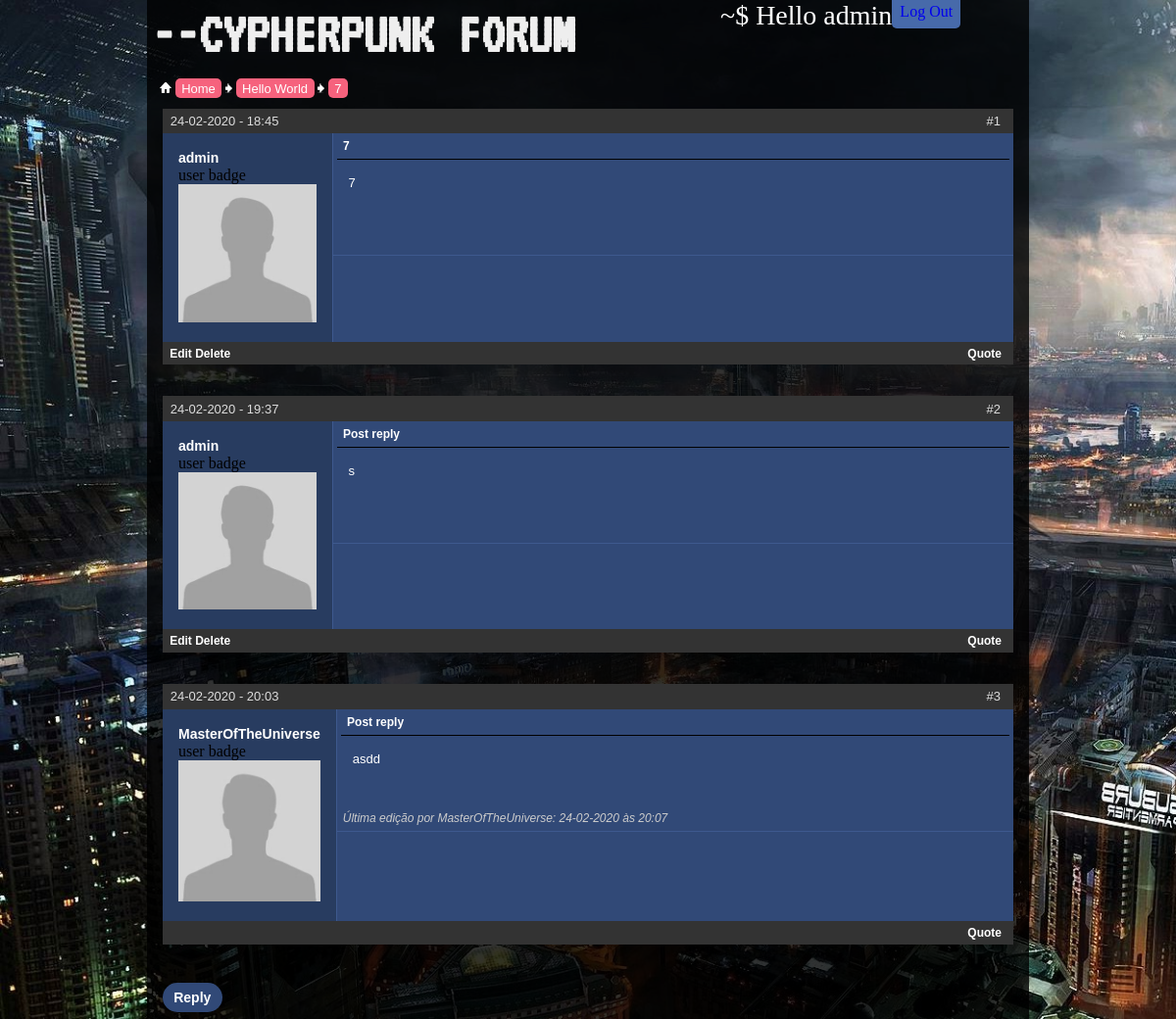
/Second/4/threads/40 (signed in), run on the app's committed database.
### forumapp/models/models.py (models this page shows, shortened)
class User(db.Model, UserMixin):
    id = db.Column(db.Integer, primary_key=True)
    username = db.Column(db.String(20), unique=True, nullable=False)
    password = db.Column(db.String(60), nullable=False)
    posts = db.relationship('Post', backref='author')
    threads = db.relationship('Thread', backref='author')
    permission_level = db.Column(db.Integer, default=0)
    post_signature = db.Column(db.Text(200))
    profile_pic = db.Column(db.String(60), default='default.jpg')

class SubCategory(db.Model):
    id = db.Column(db.Integer, primary_key=True)
    title = db.Column(db.String(40), nullable=False)
    desc = db.Column(db.String(200), nullable=False)
    parent_id = db.Column(db.Integer, db.ForeignKey('category.id'))
    threads = db.relationship('Thread', backref='parent')

class Thread(db.Model):
    id = db.Column(db.Integer, primary_key=True)
    title = db.Column(db.String(40), nullable=False)
    pub_date = db.Column(db.DateTime, nullable=False, default=datetime.utcnow)
    author_id = db.Column(db.Integer, db.ForeignKey('user.id'))
    parent_id = db.Column(db.Integer, db.ForeignKey('sub_category.id'))
    posts = db.relationship('Post', backref='thread')

class Post(db.Model):
    id = db.Column(db.Integer, primary_key=True)
    title = db.Column(db.String(80), nullable=False)
    body = db.Column(db.Text, nullable=False)
    pub_date = db.Column(db.DateTime, nullable=False, default=datetime.utcnow)
    edit_date = db.Column(db.DateTime, default=None)
    author_id = db.Column(db.Integer, db.ForeignKey('user.id'))
    thread_id = db.Column(db.Integer, db.ForeignKey('thread.id'))

### forumapp/routes.py (the view)
@app.route('/<string:category_title>/<int:sub_category_id>/threads/<int:thread_id>')
def thread(category_title, sub_category_id, thread_id):
    td = Thread.query.filter_by(id=thread_id).first()
    posts = td.posts
    quote_form = ThreadReplyForm()
    variables = {
        'category_title': category_title,
        'sub_category_id': sub_category_id,
        'thread': td,
        'posts': posts,
        'sanitize_html': sanitize_html,
        'form': quote_form,
    }
    return render_template('thread.html', **variables)

### forumapp/routes.py (called while the page is built)
@login_manager.user_loader
def load_user(user_id):
    return User.query.get(int(user_id))

### forumapp/utils.py (called while the page is built, shortened)
def sanitize_html(text):
    allowed_tags = [
        'img', '/img',
        'url', '/url',
        'quote', '/quote',
        'strong', '/strong',
        'b', '/b',
        'em', '/em',
        'code', '/code',
        'sub', '/sub',
        'sup', '/sup',
        'yt', '/yt'
    ]
    pattern = re.compile(r'<(.*?)>([\s\S]*?)<(.*?)>')
    matches = pattern.finditer(text)
    text = text.replace('<', '&lt')
    text = text.replace('>', '&gt')
    return text

### forumapp/templates/thread.html (shortened to what this page needs)
{% extends "base.html" %}
{% block content %}
    <section class="">
        <div class="content-container">
            {% for post in posts %}
                <div class="post" id="{{ post.id }}">
                    <div class="post-header text-md3">
                        {{ post.pub_date.strftime('%d-%m-%Y - %H:%M') }}
                        <span class="right-corner">#{{ loop.index }}</span>
                    </div>
                    <div class="post-body">
                        <div class="poster-info background-dark2">
                            <a class="text-md2" href="{{ url_for('user_posts', username=post.author.username) }}">{{ post.author.username }}</a>
                            <p>user badge</p>
                            <img src="{{ url_for('static', filename='img/') }}{{ post.author.profile_pic }}" alt="profile pic">
                        </div>
                        <div class="post-main grid-item background-dark">
                            <div class="post-title text-md">
                                <p>{{ post.title }}</p>
                            </div>
                            <div class="post-content text-md3">
                                <p>{{ sanitize_html(post.body)|safe }}</p>
                            </div>
                            <div class="after-content">
                                {% if post.edit_date %}
                                    <p class="edit-date text-sm">Última edição por {{ post.author.username }}: {{ post.edit_date.strftime('%d-%m-%Y às %H:%M') }}</p>
                                {% endif %}
                            </div>
                        </div>
                    </div>
                    <div class="post-footer text-md">
                        <a class="right-corner quote-btn" href="{{ url_for('quote', category_title=category_title, sub_category_id=sub_category_id, thread_id=thread.id, post_id=post.id) }}">Quote</a>
                        {% if current_user.is_authenticated and current_user.username == post.author.username %}
                        <a href="{{ url_for('edit_post', category_title=category_title, sub_category_id=sub_category_id, thread_id=thread.id, post_id=post.id) }}">Edit</a>
                        <a href="{{ url_for('delete_post', category_title=category_title, sub_category_id=sub_category_id, thread_id=thread.id, post_id=post.id) }}">Delete</a>
                        {% endif %}
                    </div>
                </div>
            {% endfor %}
            <div class="add-button text-md2">
                <a  href="{{ url_for('new_post', category_title=category_title, sub_category_id=sub_category_id, thread_id=thread.id) }}">Reply</a>
            </div>
        </div>
    </section>
{% endblock content %}

### forumapp/templates/base.html (shortened to what this page needs)
<!doctype html>
<html lang="en">
<head>
    <link rel="stylesheet" href="{{url_for('static', filename='style.css')}}">
</head>
<body>
    <div class="cover">
        <div class="top-wrapper">
            <div class="logo-container">
                <a href="/"><h1 class="logo">--CYPHERPUNK FORUM</h1></a>
            </div>
            <div class="login-bar">
                {% if current_user.is_authenticated %}
                <div class="greetings">
                    <p>~$ Hello <a href="{{ url_for('user_page', username=current_user.username) }}">{{ current_user.username }}</a></p>
                </div>
                <div class="fields-wrapper">
                    <div class="fields">
                        <a href="{{ url_for('logout') }}">Log Out</a>
                    </div>
                </div>
                {% endif %}
            </div>
        </div>
        <div class="navbar">
            {% include "_navbar.html" %}
        </div>
        <div class="main-container">
            {% block content %}{% endblock content %}
        </div>
    </div>
</body>
</html>

### forumapp/templates/_navbar.html (shortened to what this page needs)
<div class="link-tree navigation text-md3">
    <img src="{{ url_for('static', filename='img/navbit-home.jpg') }}" alt="">
    <a href="{{ url_for('home') }}">Home</a>
    {% if thread %}
        <img src="{{ url_for('static', filename='img/navbit-arrow-right.jpg') }}" alt="">
        <a href="{{ url_for('threads', category_title=category_title, sub_category_id=sub_category_id) }}">{{thread.parent.title}}</a>
        <img src="{{ url_for('static', filename='img/navbit-arrow-right.jpg') }}" alt="">
        <a href="#">{{thread.title}}</a>
    {% endif %}
</div>

### forumapp/static/style.css (style rules this page uses)
* { margin: 0; padding: 0; }
a { text-decoration:none; outline: none; }
body { background: url(img/background1.jpg); background-repeat: no-repeat; background-size: cover; background-attachment: fixed; }
.cover { background-color: rgba(0, 0 ,0, .8); width: 75%; margin: auto; }
.logo-container { flex-basis: 65%; }
.logo { font-family: 'VT323', monospace; font-size: 60px; color: #eee; padding: .3rem; }
.text-md { font:bold 12px Arial,Tahoma,Calibri,Verdana,Geneva,sans-serif; }
.text-md2 { font:bold 14px Arial,Tahoma,Calibri,Verdana,Geneva,sans-serif; }
.text-sm { font: 12px Tahoma,Calibri,Verdana,Geneva,sans-serif; }
.text-md3 { font: 13px Verdana,Arial,Tahoma,Calibri,Geneva,sans-serif; }
.background-dark { background-color: #314977; }
.background-dark2 { background-color: #283c60; }
.main-container { min-height: 100vh; }
.navigation { padding: 1em; }
.navigation a { text-decoration: none; color:#203459; color: #fff; background-color: #f6627d; border-radius: 5px; padding: 0.2em .5em; }
.content-container { margin: 0 1em; }
.greetings { flex-grow: 2; }
.greetings * { font-family: "Ubuntu Mono"; font-size: 28px; color: #fff; }
.right-corner { position: absolute; top: .4em; right: 1em; }
.add-button { text-align:left; padding: .5em .8em;; background-color: #314977; display: inline-block; border-radius: 20px; margin: .5em 0; color: #fff; }
.add-button a { text-decoration: none; color: #fff; }
.post { margin-bottom: 2em; }
.post-body { display:grid; grid-template-columns: 1fr 4fr; }
.post-content p { white-space: pre-wrap; }
.post-title { width: 97%; margin: auto; border-bottom: 1px solid #000; padding: 0.5em; color: #fff; }
.edit-date { font-style: italic; color: #ccc; padding: .5em; bottom: 0%; position: absolute; }
.post-header, .post-footer { background-color: #333; color: #ddd; display: block; padding: .4em .6em; position: relative; min-height: 1.1665em; }
.post-footer a { color: #fff; }
.post-content { padding: 1rem; color: #fff; }
.after-content { border-bottom: solid 1px #3e598e; min-height: 50px; position: relative; }
.poster-info { border-right: 1px solid #3e598e; padding: 1rem; }
.poster-info a { color: #fff; }
.poster-info img { max-width: 100%; }
.top-wrapper { display: flex; padding: 0; }
.login-bar { display: flex; position: relative; justify-content: space-between; }
.fields { background-color: #476aaa; padding: .2em .5em .5em .5em; border-radius: 0 0 5px 5px; }
.fields-wrapper { flex-grow: 1; }

### data on the page
User: username "admin"
SubCategory: parent "Hello World"
Thread: title "7"
Post: pub_date "24-02-2020 - 18:45", author.username "admin", author.profile_pic (placeholder picture), title "7", body "7"
Post: pub_date "24-02-2020 - 19:37", author.username "admin", author.profile_pic (placeholder picture), title "Post reply", body "s"
Post: pub_date "24-02-2020 - 20:03", author.username "MasterOfTheUniverse", author.profile_pic (placeholder picture), title "Post reply", body "asdd", edit_date "24-02-2020 às 20:07"
